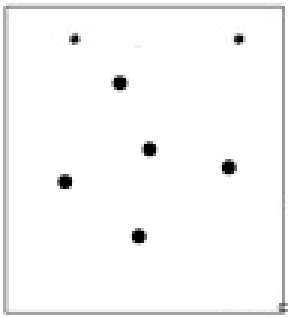
#> input picture dots.png, 96 x 106 px (shown 3 times larger)
$ python 'open_cv test2.py'
#> lines starting #> are read from the running program, lines starting #| are printed output that depends on the picture; after the words box and inside, x2 and y2 are one past the last pixel; in counts of white or black regions, pixels touching at a corner belong together
import cv2
gray = cv2.imread("dots.png", 0)
#> gray is the input picture: shape (106, 96); min 0, max 255, mean 247.7

## threshold
th, threshed = cv2.threshold(gray, 100, 255,cv2.THRESH_BINARY_INV|cv2.THRESH_OTSU)
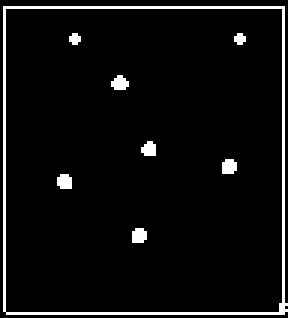
#> threshed: shape (106, 96) (shown 3 times larger); 5.2% white in thin lines or dots
#> th = 194

## findcontours
cnts = cv2.findContours(threshed, cv2.RETR_LIST, cv2.CHAIN_APPROX_SIMPLE)[-2]
#> cnts = 9 contours, 7 with area under 20; largest, box (x1, y1, x2, y2) and area: (1, 2, 96, 105) 9488, (1, 2, 95, 105) 9480


## filter by area
s1= 3
s2 = 20
xcnts = []
for cnt in cnts:
    if s1<cv2.contourArea(cnt) <s2:
        xcnts.append(cnt)
#> this loop made 9 passes
#> after the loop, xcnts = 7 contours, all with area under 20

print("Dots number: {}".format(len(xcnts)))
#| Dots number: 7
